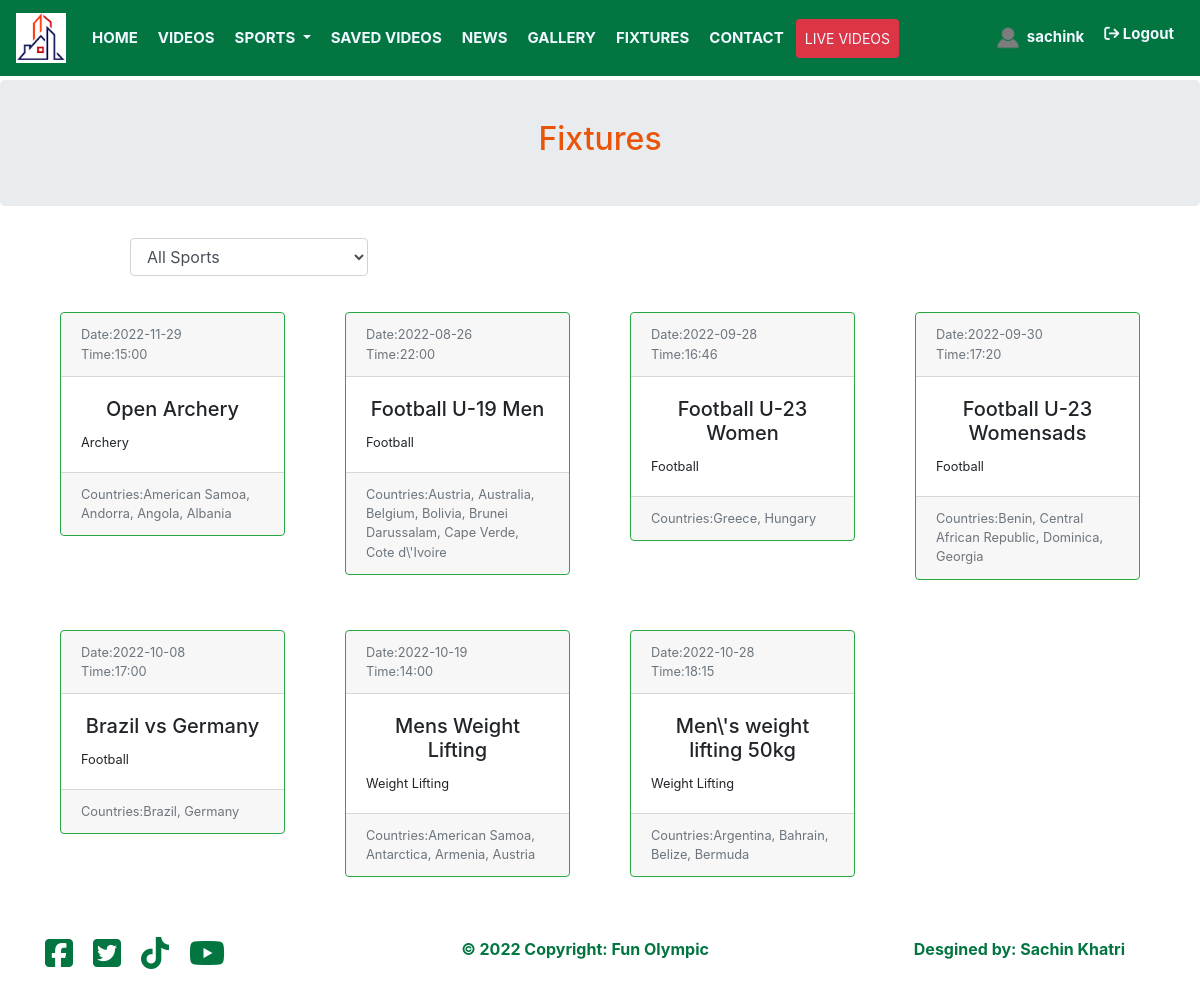
The app's page /fixtures.php (signed in) with its own data.
### tables this page shows
CREATE TABLE `users` (
  `uid` int(11) NOT NULL,
  `fullname` varchar(255) NOT NULL,
  `phone` varchar(255) NOT NULL,
  `nationality` varchar(255) NOT NULL,
  `email` varchar(255) NOT NULL,
  `profile_image` varchar(255) NOT NULL,
  `username` varchar(255) NOT NULL,
  `password` varchar(255) NOT NULL,
  `status` varchar(255) NOT NULL,
  `registered_date` varchar(255) NOT NULL,
  `is_admin` int(11) NOT NULL,
  `last_login` varchar(255) NOT NULL
);

CREATE TABLE `fixtures` (
  `fid` int(11) NOT NULL,
  `fixture_title` varchar(255) NOT NULL,
  `fixture_date` varchar(255) NOT NULL,
  `fixture_time` varchar(255) NOT NULL,
  `fixture_category` varchar(255) NOT NULL,
  `fixture_countries` varchar(255) NOT NULL
);

### functions.php (the view, shortened to what this page needs)
<?php include "db.php" ?>
<?php
function fetch_fixtures(){
    global $connection;
    $query = "SELECT * FROM fixtures";
    $select_fixtures = mysqli_query($connection, $query);
    while($row = mysqli_fetch_assoc($select_fixtures)) {
        $fixture_title     = $row['fixture_title'];
        $fixture_category     = $row['fixture_category'];
        $fixture_countries     = $row['fixture_countries'];
        $fixture_date     = $row['fixture_date'];
        $fixture_time     = $row['fixture_time'];
        echo "<div class='col-sm-3' style='margin-bottom:50px'>
                <div class='card border-success'>
                    <div class='card-header'>
                        <small class='text-muted'>Date:$fixture_date
                            <br>Time:$fixture_time</small>
                    </div>
                    <div class='card-body'>
                        <h5 class='card-title' style='text-align:center'>$fixture_title</h5>
                        <small class='text-right'>$fixture_category</small>
                    </div>
                    <div class='card-footer'>
                        <small class='text-muted'>Countries:$fixture_countries</small>
                    </div>
                </div>
            </div>";
    }
}
?>

### header.php (shortened to what this page needs)
<?php
include ("functions.php");
$username = $_SESSION['username'];
?>
<!DOCTYPE html>
<html lang="en">
<head>
    <link rel="stylesheet" href="https://stackpath.bootstrapcdn.com/bootstrap/4.5.0/css/bootstrap.min.css">
    <link rel="stylesheet" href="https://maxcdn.bootstrapcdn.com/font-awesome/4.7.0/css/font-awesome.min.css">
    <link rel="stylesheet" href="css/styles.css">
</head>
<body>
    <nav class="navbar navbar-expand-lg fixed-top navbar-light">
        <a class="navbar-brand" href="<?php if(!isset($_GET['notlogged'])){echo 'home.php';} else{echo 'index.php';}?>"><img src="images/logo.png" height="50" width="50" alt=""></a>
        <div class="collapse navbar-collapse" id="navbarNavDropdown">
            <ul class="navbar-nav mr-auto">
                <li class="nav-item active">
                    <a class="nav-link" href="home.php">HOME</a>
                </li>
                <li class="nav-item">
                    <a class="nav-link" href="video_archive.php">VIDEOS</a>
                </li>
                <li class="nav-item dropdown">
                    <a class="nav-link dropdown-toggle" href="#" id="navbarDropdownMenuLink" data-toggle="dropdown"
                        aria-haspopup="true" aria-expanded="false">
                        SPORTS
                    </a>
                </li>
                <li class="nav-item">
                    <a class="nav-link" href="filtered_video.php?favorite">SAVED VIDEOS</a>
                </li>
                <li class="nav-item">
                    <a class="nav-link" href="news.php">NEWS</a>
                </li>
                <li class="nav-item">
                    <a class="nav-link" href="gallery.php">GALLERY</a>
                </li>
                <li class="nav-item">
                    <a class="nav-link" href="fixtures.php">FIXTURES</a>
                </li>
                <li class="nav-item">
                    <a class="nav-link" href="contact.php">CONTACT</a>
                </li>
                <li class="nav-item">
                    <a class="nav-link btn btn-danger btn-sm" href="video.php?live">LIVE VIDEOS</a>
                </li>
            </ul>
            <ul class="navbar-nav">
                <li class="nav-item">
                    <a class="nav-link" href="profile.php">
                        <?php
                            $query = "SELECT * FROM users WHERE username = '$username'";
                            $select_user = mysqli_query($connection, $query);
                            while($row = mysqli_fetch_assoc($select_user)) {
                                $profile_image = $row['profile_image'];
                            ?>
                        <img src="images/<?php echo $profile_image ?>" height="30" width="30" alt=""
                            style="border-radius:50%">
                        <?php echo $username?>
                        <?php } ?>
                    </a>
                </li>
                <li class="nav-item">
                    <a class="nav-link logout" href="logout.php"><i
                            class="fa-solid fa-arrow-right-from-bracket"></i>&nbsp;Logout</a>
                </li>
            </ul>
        </div>
    </nav>
    <div class="container-fluid">

### fixtures.php (shortened to what this page needs)
<?php
include "header.php";
?>
<div class="row jumbotron justify-content-center" style="margin-top:80px; color:#ea540a; padding:40px 0">
    <h2>Fixtures</h2>
</div>
<?php include "category_filter.php" ?>
<div class="row">
    <div class="container">
        <div class="card-deck">
            <?php
            if(empty($category_name)){
                fetch_fixtures();
            }
            else{
                fixtures_by_category($category_name);
            }
             ?>
        </div>
    </div>
</div>
<?php include "footer.php" ?>

### category_filter.php (shortened to what this page needs)
<div class="row" style="margin:20px 0; padding: 0 0 0 100px">
    <div class="col-md-3">
    <form action="" method="get" id="category_filter">
        <div class="form-group">
            <select name="category" id="category" class="form-control" onchange="changeCategory()">
            <option value="">All Sports</option>
            </select>
        </div>
        </form>
    </div>
</div>

### footer.php (shortened to what this page needs)
<div class="row footer">
    <div class="col-4 text-left">
        <ul class="list-inline">
            <li style="float: left;"><a href=""><i class="fa-brands fa-square-facebook"></i></a></li>
            <li style="float: left;"><a href=""><i class="fa-brands fa-square-twitter"></i></a></li>
            <li style="float: left;"><a href=""><i class="fa-brands fa-tiktok"></i></a></li>
            <li style="float: left;"><a href=""><i class="fa-brands fa-youtube"></i></a></li>
        </ul>
    </div>
    <div class="col-4 text-center" style="color:#027541; font-weight:bolder">&#169; 2022 Copyright: Fun Olympic</div>
    <div class="col-4 text-right" style="color:#027541; font-weight:bolder">Desgined by: Sachin Khatri</div>
</div>
</div>
</body>
</html>

### css/styles.css (style rules this page uses)
.footer { padding:10px 30px; color:aliceblue; position :relative; width: 100%; bottom:0; }
.footer ul li { margin-right: 20px; }
.footer ul li i { font-size: 2em; color:#027541; }
.navbar { background:#027541; width:100%; font-size: 15px; font-weight: bold; }
.nav-item { border: 2px #027541 solid; }
.nav-link { color:aliceblue !important; }

### records on screen
users: profile_image (placeholder picture)
fixtures: fixture_date "2022-11-29", fixture_time "15:00", fixture_title "Open Archery", fixture_category "Archery", fixture_countries "American Samoa, Andorra, Angola, Albania"
fixtures: fixture_date "2022-08-26", fixture_time "22:00", fixture_title "Football U-19 Men", fixture_category "Football", fixture_countries "Austria, Australia, Belgium, Bolivia, Brunei Darussalam, Cape Verde, Cote d\\'Ivoire"
fixtures: fixture_date "2022-09-28", fixture_time "16:46", fixture_title "Football U-23 Women", fixture_category "Football", fixture_countries "Greece, Hungary"
fixtures: fixture_date "2022-09-30", fixture_time "17:20", fixture_title "Football U-23 Womensads", fixture_category "Football", fixture_countries "Benin, Central African Republic, Dominica, Georgia"
fixtures: fixture_date "2022-10-08", fixture_time "17:00", fixture_title "Brazil vs Germany", fixture_category "Football", fixture_countries "Brazil, Germany"
fixtures: fixture_date "2022-10-19", fixture_time "14:00", fixture_title "Mens Weight Lifting", fixture_category "Weight Lifting", fixture_countries "American Samoa, Antarctica, Armenia, Austria"
fixtures: fixture_date "2022-10-28", fixture_time "18:15", fixture_title "Men\\'s weight lifting 50kg", fixture_category "Weight Lifting", fixture_countries "Argentina, Bahrain, Belize, Bermuda"
